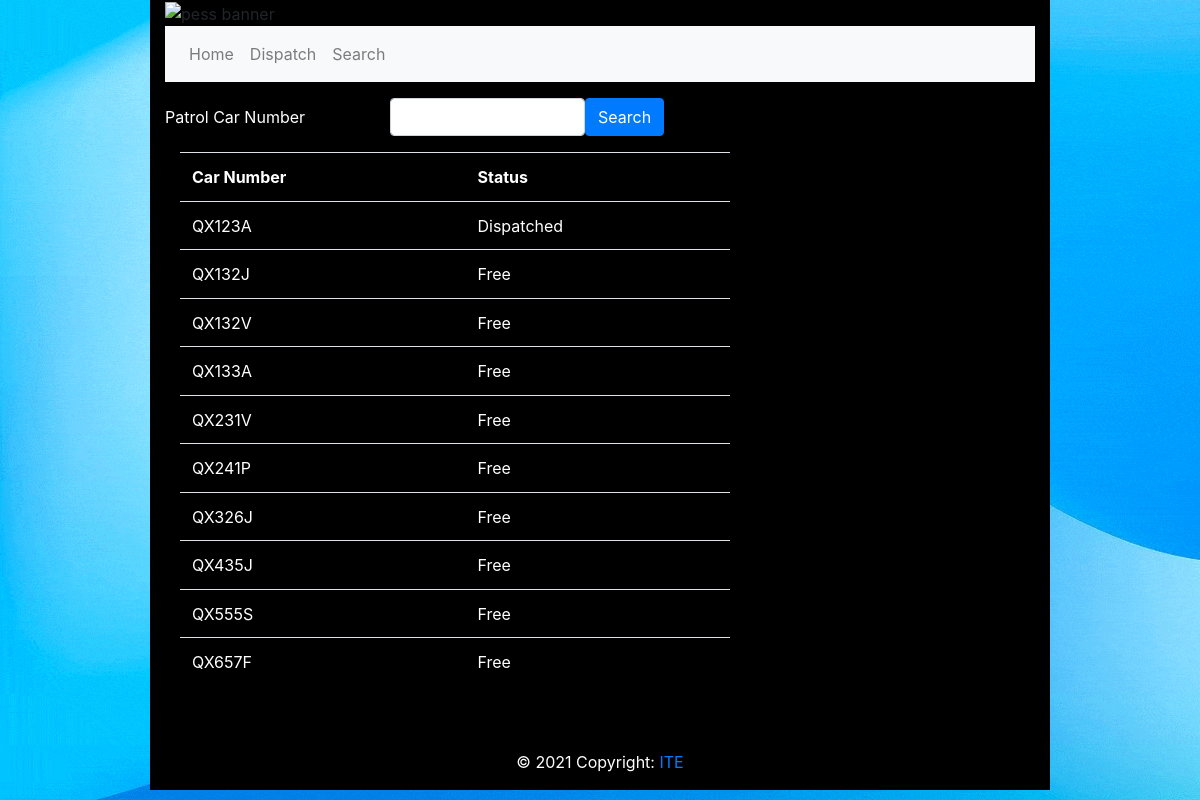
Screenshot of /search.php with the database file from the repository.
### tables this page shows
CREATE TABLE `patrolcar` (
  `patrolcar_ID` varchar(10) NOT NULL,
  `patrolcar_status_ID` varchar(1) NOT NULL
);

CREATE TABLE `patrolcar_status` (
  `patrolcar_status_ID` varchar(1) NOT NULL,
  `patrolcar_status_desc` varchar(20) NOT NULL
);

### search.php (the view, shortened to what this page needs)
<?php
	$conn = new mysqli(DB_SERVER,DB_USER,DB_PASSWORD,DB_DATABASE);
	$sql = "SELECT patrolcar.patrolcar_ID,patrolcar_status.patrolcar_status_desc FROM `patrolcar` INNER JOIN patrolcar_status ON patrolcar.patrolcar_status_ID = patrolcar_status.patrolcar_status_ID";
	$result = $conn->query($sql);
	$cars = [];
	while($row = $result->fetch_assoc()){
		$id = $row["patrolcar_ID"];
		$status = $row["patrolcar_status_desc"];
		$car = ["id"=>$id, "status"=>$status];
		array_push($cars,$car);
	}
?>
<!doctype html>
<html>
<head>
<link rel="stylesheet" href="css/bootstrap-4.4.1.css" type="text/css">
</head>
<body>
<div class="container" style="width:900px">
		<?php
			include "header.php";
		?>
		<section class="mt-3">
		  <form action="update.php" method="post">
			  <div class="form-group row">
			    <label for="patrolCarID" class="col-sm-3 col-form-label">Patrol Car Number</label>
				  <div class="col-sm-3">
			    	<input type="text" class="form-control" id="patrolCarID" name="patrolCarID">
				  </div>
				  <div class="col-sm-6">
					  <button type="submit" class="btn btn-primary" name="btnSearch" id="submit">Search</button>
				  </div>
			  </div>
			  <div class="col-sm-8">
			    	<table class="table table-striped">
						<tbody>
							<tr>
							<th style="color: white">Car Number</th>
							<th style="color: white">Status</th>
							</tr>
							<?php
								foreach($cars as $car) {
									echo "<tr>" .
											"<td style=\"color: white\">" . $car["id"] . "</td>" .
											"<td style=\"color: white\">" . $car["status"] . "</td>" .
										 "<tr>";
								}
							?>
						</tbody>
					</table>
				  </div>
		  </form>
        </section>
		<?php
			include "footer.php";
		?>
	</div>
</body>
</html>

### header.php (shortened to what this page needs)
<header>
  <img src="images/banner.png" alt="pess banner" class="img-fluid">
  <nav class="navbar navbar-expand-lg navbar-light bg-light">
	  <div class="collapse navbar-collapse" id="navbarSupportedContent1">
	    <ul class="navbar-nav mr-auto">
			<a class="nav-link" href="logcall.php">Home <span class="sr-only">(current)</span></a> </li>
	      <li class="nav-item"> <a class="nav-link" href="dispatch.php">Dispatch</a> </li>
		  <li class="nav-item"> <a class="nav-link" href="search.php">Search</a> </li>
        </ul>
    </div>
  </nav>
      </header>

### footer.php (shortened to what this page needs)
<footer class="text-center mt-5 py-3">
	&copy; 2021 Copyright: <a href="https://www.ite.edu.sg">ITE</a>
</footer>

### background.php (style rules this page uses)
body, html { background: url("images/bluebackground.gif"); background-size: cover; }
.container { background: black; }
label { color: white; }

### footer.php (style rules this page uses)
footer { color: white; }

### rows the page displays
patrolcar: patrolcar_ID "QX123A", patrolcar_status_ID.patrolcar_status_desc "Dispatched"
patrolcar: patrolcar_ID "QX132J", patrolcar_status_ID.patrolcar_status_desc "Free"
patrolcar: patrolcar_ID "QX132V", patrolcar_status_ID.patrolcar_status_desc "Free"
patrolcar: patrolcar_ID "QX133A", patrolcar_status_ID.patrolcar_status_desc "Free"
patrolcar: patrolcar_ID "QX231V", patrolcar_status_ID.patrolcar_status_desc "Free"
patrolcar: patrolcar_ID "QX241P", patrolcar_status_ID.patrolcar_status_desc "Free"
patrolcar: patrolcar_ID "QX326J", patrolcar_status_ID.patrolcar_status_desc "Free"
patrolcar: patrolcar_ID "QX435J", patrolcar_status_ID.patrolcar_status_desc "Free"
patrolcar: patrolcar_ID "QX555S", patrolcar_status_ID.patrolcar_status_desc "Free"
patrolcar: patrolcar_ID "QX657F", patrolcar_status_ID.patrolcar_status_desc "Free"
